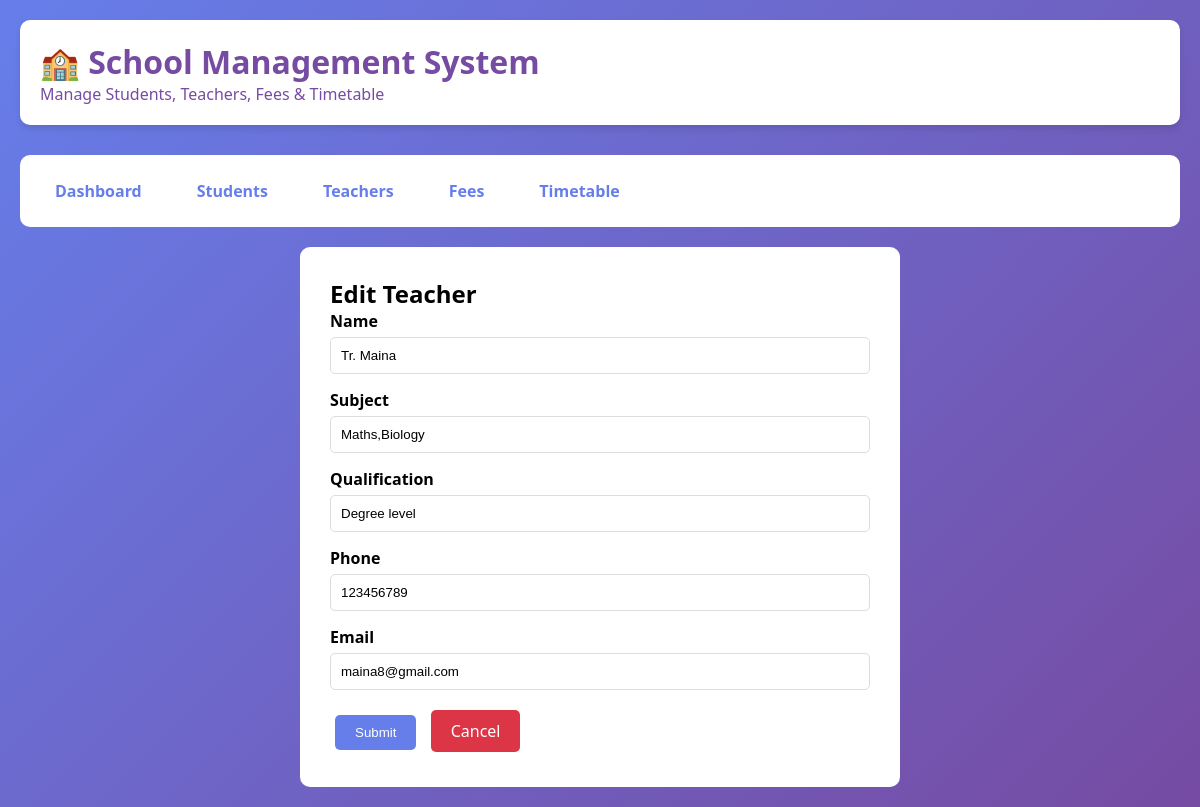
The app's page /teachers/1/edit/ with its own data.
### core/models.py (models this page shows, shortened)
class Teacher(models.Model):
    teacher_id = models.CharField(max_length=20, unique=True)
    name = models.CharField(max_length=100)
    subject = models.CharField(max_length=50)
    qualification = models.CharField(max_length=100)
    phone = models.CharField(max_length=15)
    email = models.EmailField()
    hire_date = models.DateField(auto_now_add=True)

### core/views.py (the view)
# urls.py: path('teachers/<int:pk>/edit/', views.teacher_edit, name='teacher_edit'),
def teacher_edit(request, pk):
    teacher = get_object_or_404(Teacher, pk=pk)
    if request.method == 'POST':
        form = TeacherForm(request.POST, instance=teacher)
        if form.is_valid():
            form.save()
            messages.success(request, 'Teacher updated successfully!')
            return redirect('teacher_list')
    else:
        form = TeacherForm(instance=teacher)
    return render(request, 'core/teacher_form.html', {'form': form, 'title': 'Edit Teacher'})

### core/forms.py
class TeacherForm(forms.ModelForm):
    class Meta:
        model = Teacher
        fields = ['name', 'subject', 'qualification', 'phone', 'email']
        widgets = {
            'name': forms.TextInput(attrs={'class': 'form-control', 'placeholder': 'Teacher name'}),
            'subject': forms.TextInput(attrs={'class': 'form-control', 'placeholder': 'Subject'}),
            'qualification': forms.TextInput(attrs={'class': 'form-control', 'placeholder': 'Qualification'}),
            'phone': forms.TextInput(attrs={'class': 'form-control', 'placeholder': 'Phone number'}),
            'email': forms.EmailInput(attrs={'class': 'form-control', 'placeholder': 'Email address'}),
        }

### core/templates/core/teacher_form.html (shortened to what this page needs)
{% extends 'core/base.html' %}
{% block content %}
<div class="form-container">
    <h2>{{ title }}</h2>
    <form method="post">
        {% for field in form %}
        <div class="form-group">
            <label for="{{ field.id_for_label }}">{{ field.label }}</label>
            {{ field }}
        </div>
        {% endfor %}
        <button type="submit" class="btn">Submit</button>
        <a href="{% url 'teacher_list' %}" class="btn btn-danger">Cancel</a>
    </form>
</div>
{% endblock %}

### core/templates/core/base.html (style rules this page uses)
* { margin: 0; padding: 0; box-sizing: border-box; }
body { font-family: 'Segoe UI', Tahoma, Geneva, Verdana, sans-serif; background: linear-gradient(135deg, #667eea 0%, #764ba2 100%); min-height: 100vh; }
.btn { display: inline-block; padding: 10px 20px; background: #667eea; color: white; text-decoration: none; border-radius: 5px; border: none; cursor: pointer; margin: 5px; }
.btn-danger { background: #dc3545; }
.form-container { background: white; padding: 30px; border-radius: 10px; max-width: 600px; margin: 0 auto; }
.form-group { margin-bottom: 15px; }
.form-group label { display: block; margin-bottom: 5px; font-weight: bold; }
.form-control { width: 100%; padding: 10px; border: 1px solid #ddd; border-radius: 5px; }

### records on screen
Teacher: form "Tr. Maina" "Maths,Biology" "Degree level" "123456789" "maina8@gmail.com"

### other values on screen
{{ title }} "Edit Teacher"
{{ field.label }} "Name" "Subject" "Qualification" "Phone" "Email"
